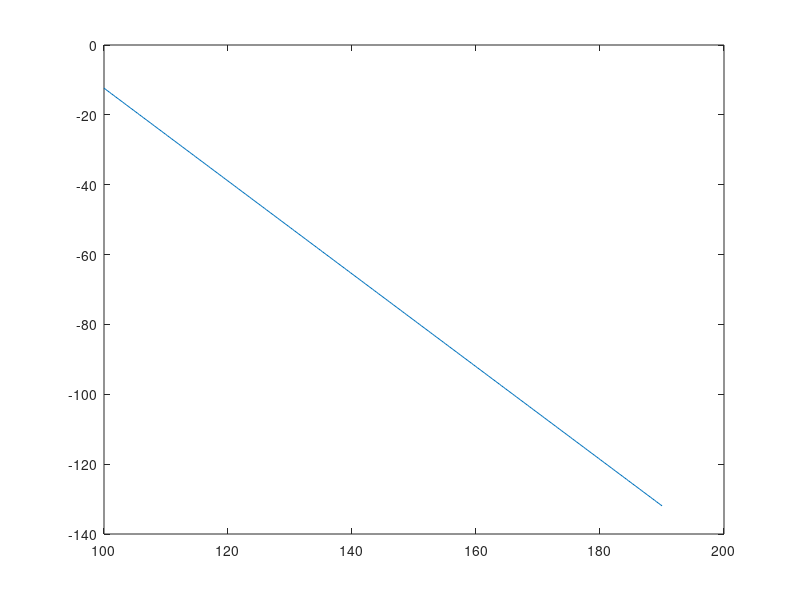

Reproduce this figure in MATLAB.
C=[120.65713899705
-0.00020980787288420584
-1.330998136651402
0.033930893684380146
5.728696927403165e-6
-1.918206817126537e-6
-2.4424647381544665e-5
-3.145430617167242e-7
7.0591757446597305e-6
1.959303380905814];

%start: (50,100,0) [x,y,theta]
%destination: (50,190) [x,y]

x=50;
y=linspace(100,190,300);
for i=1:length(y)
    Vec=[1 x y(i) 0 x*y(i) 0 0 x^2 y(i)^2 0];
    V_value(i)=Vec*C;
end
plot(y,V_value)